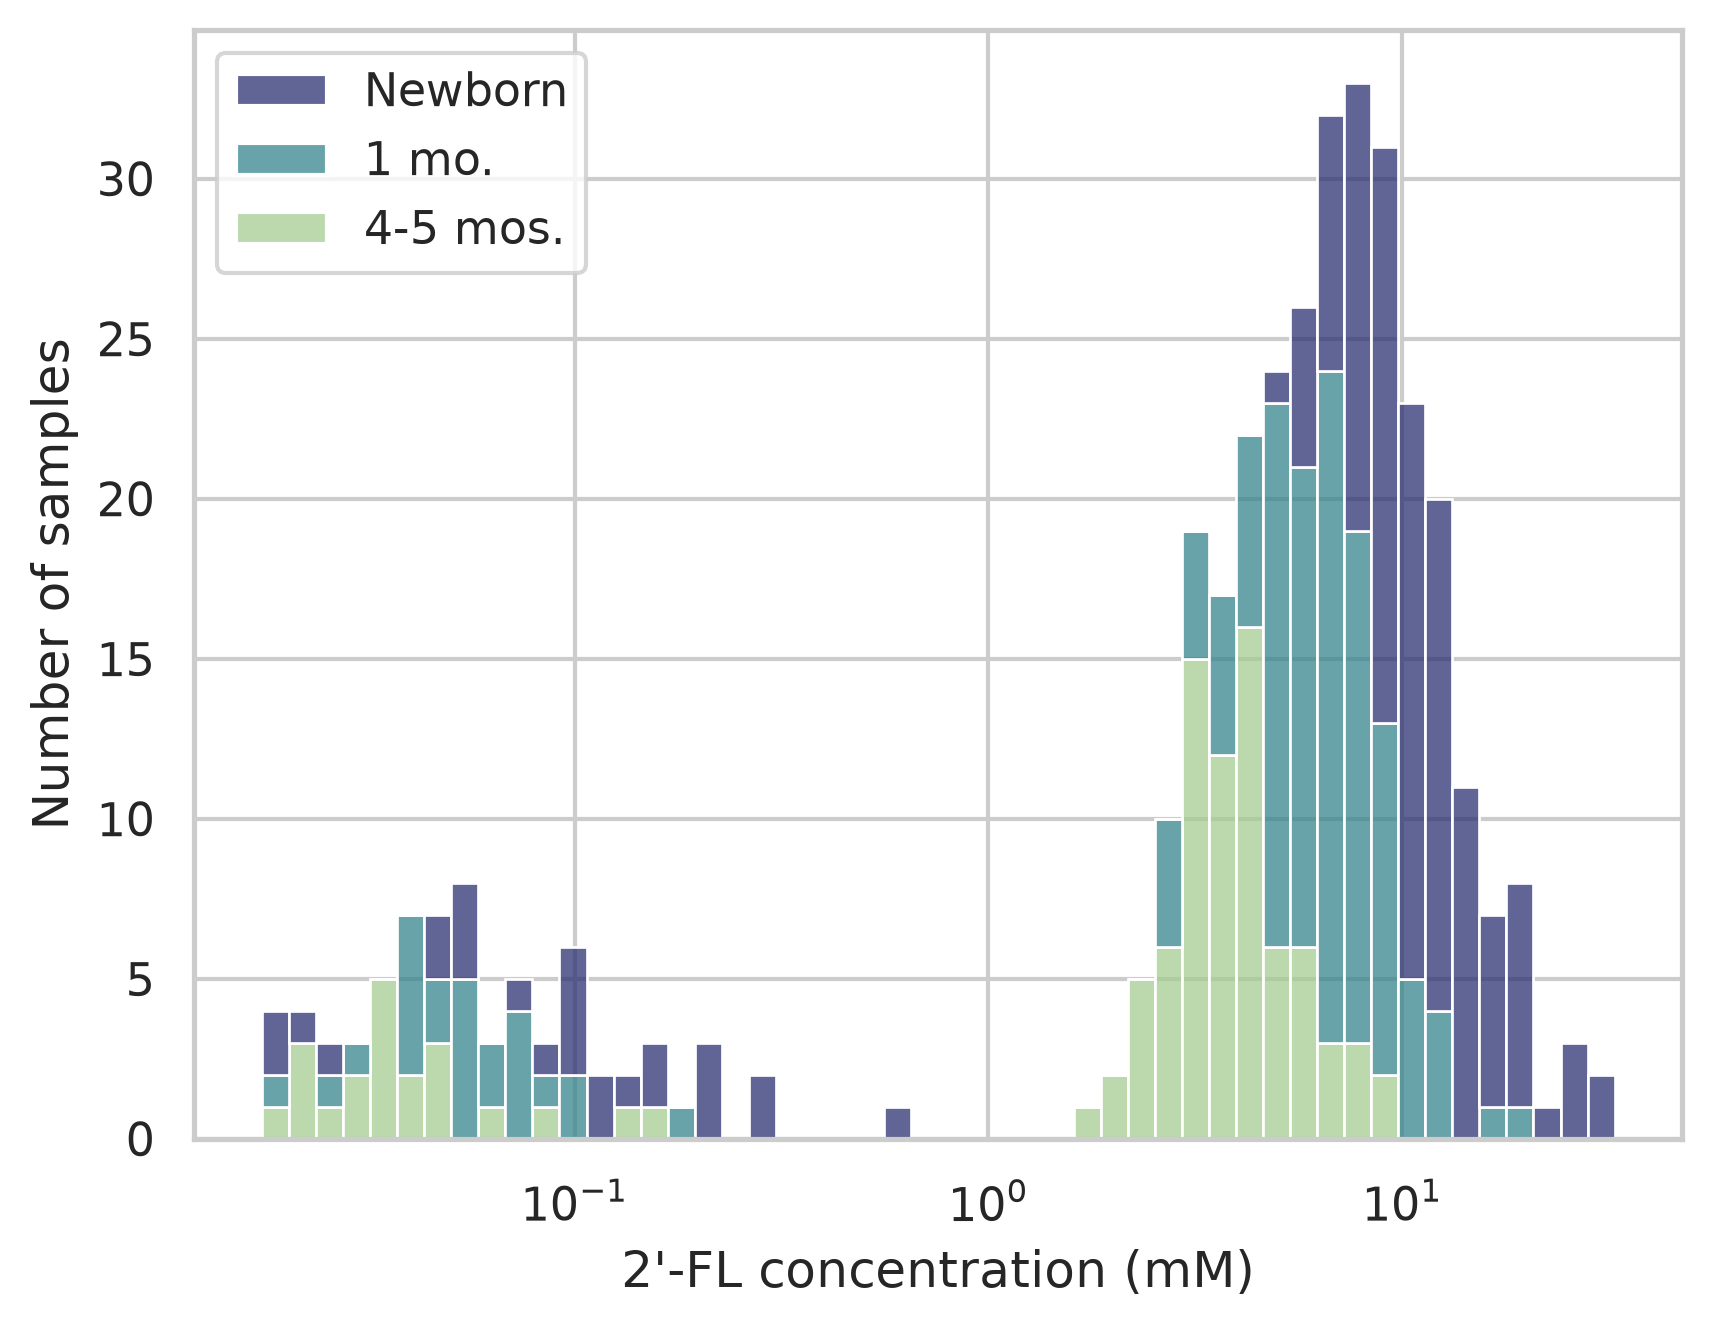

Reproduce this figure in Python.
# %%
import os, glob, re
import pandas as pd
import numpy as np
import matplotlib.pyplot as plt
import seaborn as sns

sns.set_theme("notebook")
sns.set_style("whitegrid")
# sns.set_palette("muted")
# %%
df = pd.read_csv("../../data/hbm_profile_real.csv")

# %%
fig, ax = plt.subplots()
sns.histplot(
  data=df,
  x="2'-fucosyllactose",
  hue="timing",
  multiple="stack",
  log_scale=10,
  bins=50,
  palette="crest_r",
  ax=ax,
)
# conc_leftside = 0.55
# conc_rightside = 1.6
# ax.vlines(
#   conc_leftside, 
#   0, 43,
#   colors="gray",
#   linestyles="--",
# )
# ax.text(
#   conc_leftside,
#   40,
#   f"{conc_leftside:.2f} mM → ",
#   horizontalalignment = "right"
# )
# ax.vlines(
#   conc_rightside, 
#   0, 43,
#   colors="gray",
#   linestyles="--",
# )
# ax.text(
#   conc_rightside,
#   40,
#   f" ← {conc_rightside:.2f} mM"
# )
# ax.set_ylim(0,43)
timing_labels = {"3": "Newborn", "4": "1 mo.", "5": "4-5 mos."}
for text in ax.get_legend().get_texts():
  text.set_text(timing_labels.get(text.get_text(), text.get_text()))
ax.get_legend().set_title(None)
ax.set_xlabel("2'-FL concentration (mM)")
ax.set_ylabel("Number of samples")
plt.savefig("./doublepeak.png", dpi=300, bbox_inches="tight")
# %%
